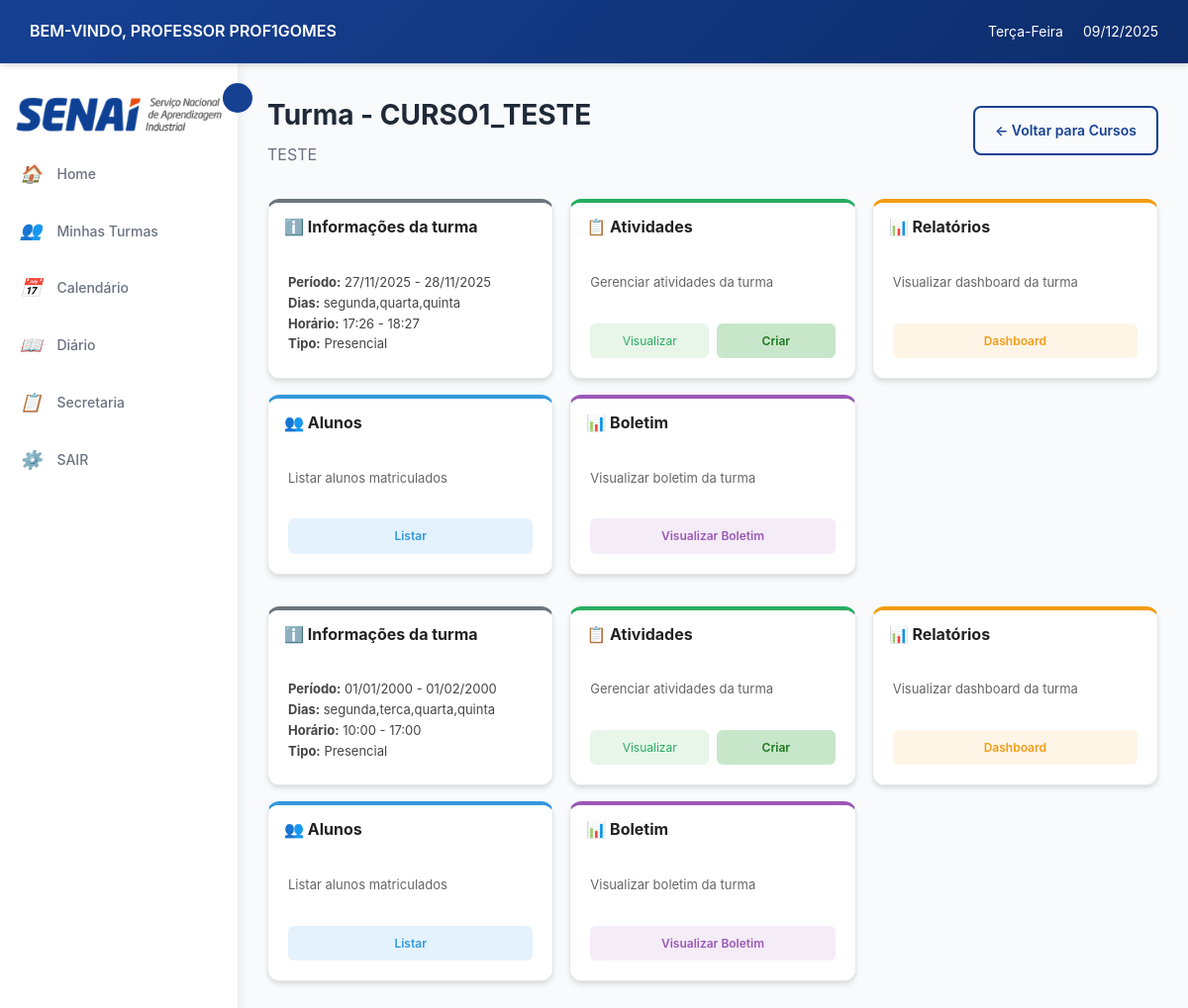
The page /professor/turmas/curso/1/ (signed in) on the database its author committed.
### login/models.py (models this page shows, shortened)
class Usuario(AbstractUser):
    TIPO_USUARIO = [
        ('aluno', 'Aluno'),
        ('professor', 'Professor'),
        ('secretaria', 'Secretaria'),
    ]
    usuario_id = models.AutoField(primary_key=True)
    nome = models.CharField('Nome', max_length=100, blank=True, null=True)
    sobrenome = models.CharField('Sobrenome', max_length=100, blank=True, null=True)
    email = models.EmailField('E-mail', unique=True, default=None)
    data_nascimento = models.DateField('Data de Nascimento', blank=True, null=True)
    contato = models.CharField(max_length=20, unique=True, blank=True, null=True)
    cpf = models.CharField(max_length=14, unique=True, blank=True, null=True)
    endereco = models.TextField('Endereço', blank=True, null=True)
    tipo = models.CharField(max_length=10, choices=TIPO_USUARIO)
    USERNAME_FIELD = 'email'
    REQUIRED_FIELDS = ['nome','sobrenome','cpf', 'tipo', 'username']
    class Meta:
        db_table = 'Usuario'

### cursos/models.py (models this page shows, shortened)
class Curso(models.Model):
    nome = models.CharField(max_length=150, unique=True, verbose_name="Nome do Curso", default="Sem Nome")
    descricao = models.TextField(blank=True, verbose_name="Descrição")
    carga_horaria = models.PositiveIntegerField(verbose_name="Carga Horária (h)", default=40)
    ativo = models.BooleanField(default=True, verbose_name="Ativo")
    disciplinas = models.ManyToManyField('Disciplina', through='GradeCurricular', blank=True, related_name='cursos')
    class Meta:
        verbose_name = "curso"
        verbose_name_plural = "cursos"
        ordering = ["nome"]

class Turma(models.Model):
    TIPO_AULA = [
        ('presencial', 'Presencial'),
        ('semi', 'Semi-presencial'),
        ('ead', 'EAD'),
    ]
    turma_id = models.AutoField(primary_key=True)
    nome = models.CharField(max_length=100, null=True, blank=True)
    curso = models.ForeignKey(Curso, on_delete=models.CASCADE)
    professor = models.ForeignKey('login.professor', on_delete=models.SET_NULL,  # Ou models.SET_DEFAULT
        null=True,                  # Permite NULL
        blank=True,
        default=None)
    data_inicio = models.DateField()
    data_fim = models.DateField( null=True, blank=True)
    dias_semana = models.CharField(max_length=50)
    entrada_horas = models.CharField(max_length=100, null=True, blank=True)
    saida_horas = models.CharField(max_length=100, null=True, blank=True)
    tipo = models.CharField(max_length=10, choices=TIPO_AULA)
    status = models.BooleanField(default=True)
    class Meta:
        db_table = 'Turma'

### professor/views.py (the view)
# urls.py: path('turmas/curso/<int:curso_id>/', views.turmas_por_curso, name='turmas_por_curso'),
@login_required
@professor_required
def turmas_por_curso(request, curso_id):
    professor = Professor.objects.get(usuario=request.user)
    curso = get_object_or_404(Curso, id=curso_id, ativo=True)
    turmas = Turma.objects.filter(
        professor=professor,
        curso=curso,
        status=True
    ).order_by('nome')
    context = {
        'curso': curso,
        'turmas': turmas
    }
    return render(request, 'professor/turmas_por_curso.html', context)

### professor/templates/professor/turmas_por_curso.html (shortened to what this page needs)
{% extends 'professor/base.html' %}
{% load static %}
{% block content %}
<div class="dashboard">
    <div class="dashboard-header">
        <div style="display: flex; justify-content: space-between; align-items: center;">
            <div>
                <h2>Turma - {{ curso.nome }}</h2>
                <p>{{ curso.descricao }}</p>
            </div>
            <a href="{% url 'professor:listar_cursos' %}" class="btn btn-outline-primary">
                ← Voltar para Cursos
            </a>
        </div>
    </div>
    {% if turmas %}
    <div class="dashboard" style="margin-top: 2rem;">
        {% for turma in turmas %}
        <div style="margin-bottom: 2rem;">
            <div class="cards-grid" style="grid-template-columns: repeat(auto-fit, minmax(220px, 1fr)); gap: 1rem;">
                <div class="card" style="display: flex; flex-direction: column; border-top: 4px solid #6c757d;">
                    <div class="card-header" style="background: white; color: #222; padding: 12px 16px;">
                        <span style="font-weight: 700;">ℹ️ Informações da turma</span>
                    </div>
                    <div class="card-body" style="flex-grow: 1; display: flex; flex-direction: column; justify-content: space-between; gap: 8px;">
                        <div style="font-size: 13px; color: #444;">
                            <p style="margin:0;"><strong>Período:</strong> {{ turma.data_inicio|date:"d/m/Y" }}{% if turma.data_fim %} - {{ turma.data_fim|date:"d/m/Y" }}{% endif %}</p>
                            <p style="margin:0;"><strong>Dias:</strong> {{ turma.dias_semana }}</p>
                            <p style="margin:0;"><strong>Horário:</strong> {{ turma.entrada_horas }} - {{ turma.saida_horas }}</p>
                            <p style="margin:0;"><strong>Tipo:</strong> {{ turma.get_tipo_display }}</p>
                        </div>
                    </div>
                </div>
                <div class="card" style="display: flex; flex-direction: column; border-top: 4px solid #27ae60;">
                    <div class="card-header" style="background: white; color: #222; padding: 12px 16px;">
                        <span style="font-weight: 700;">📋 Atividades</span>
                    </div>
                    <div class="card-body" style="flex-grow: 1; display: flex; flex-direction: column; justify-content: space-between;">
                        <p style="font-size: 13px; color: #666; margin-bottom: 1rem;">Gerenciar atividades da turma</p>
                        <div style="display: flex; gap: 8px; flex-wrap: wrap;">
                            <a href="{% url 'professor:listar_atividades' turma.turma_id %}" class="card-btn" style="flex: 1; padding: 8px; text-align: center; border-radius: 6px; background: #e8f5e9; color: #27ae60; text-decoration: none; font-size: 12px;" title="Visualizar atividades">
                                Visualizar
                            </a>
                            <a href="{% url 'atividades:adicionar_atividade' %}?turma={{ turma.turma_id }}" class="card-btn" style="flex: 1; padding: 8px; text-align: center; border-radius: 6px; background: #c8e6c9; color: #1e7620; text-decoration: none; font-weight: 600; font-size: 12px;" title="Criar atividade">
                                Criar
                            </a>
                        </div>
                    </div>
                </div>
                <div class="card" style="display: flex; flex-direction: column; border-top: 4px solid #f39c12;">
                    <div class="card-header" style="background: white; color: #222; padding: 12px 16px;">
                        <span style="font-weight: 700;">📊 Relatórios</span>
                    </div>
                    <div class="card-body" style="flex-grow: 1; display: flex; flex-direction: column; justify-content: space-between;">
                        <p style="font-size: 13px; color: #666; margin-bottom: 1rem;">Visualizar dashboard da turma</p>
                        <a href="{% url 'professor:dashboard_turma_detalhes' turma.turma_id %}" class="card-btn" style="padding: 8px 12px; text-align: center; border-radius: 6px; background: #fef5e7; color: #f39c12; text-decoration: none; font-weight: 600; font-size: 12px;" title="Visualizar dashboard">
                             Dashboard
                        </a>
                    </div>
                </div>
                <div class="card" style="display: flex; flex-direction: column; border-top: 4px solid #3498db;">
                    <div class="card-header" style="background: white; color: #222; padding: 12px 16px;">
                        <span style="font-weight: 700;">👥 Alunos</span>
                    </div>
                    <div class="card-body" style="flex-grow: 1; display: flex; flex-direction: column; justify-content: space-between;">
                        <p style="font-size: 13px; color: #666; margin-bottom: 1rem;">Listar alunos matriculados</p>
                        <a href="{% url 'professor:listar_alunos_turma' turma.turma_id %}" class="card-btn" style="padding: 8px 12px; text-align: center; border-radius: 6px; background: #e3f2fd; color: #3498db; text-decoration: none; font-weight: 600; font-size: 12px;" title="Visualizar alunos">
                             Listar
                        </a>
                    </div>
                </div>
                <div class="card" style="display: flex; flex-direction: column; border-top: 4px solid #9b59b6;">
                    <div class="card-header" style="background: white; color: #222; padding: 12px 16px;">
                        <span style="font-weight: 700;">📊 Boletim</span>
                    </div>
                    <div class="card-body" style="flex-grow: 1; display: flex; flex-direction: column; justify-content: space-between;">
                        <p style="font-size: 13px; color: #666; margin-bottom: 1rem;">Visualizar boletim da turma</p>
                        <a href="{% url 'professor:boletim_turma' turma.turma_id %}" class="card-btn" style="padding: 8px 12px; text-align: center; border-radius: 6px; background: #f4ecf7; color: #9b59b6; text-decoration: none; font-weight: 600; font-size: 12px;" title="Visualizar boletim">
                             Visualizar Boletim
                        </a>
                    </div>
                </div>
            </div>
        </div>
        {% endfor %}
    </div>
    {% endif %}
</div>
{% endblock %}

### professor/templates/professor/base.html (shortened to what this page needs)
{% load static %}
<!DOCTYPE html>
<html lang="pt-br">
<head>
    <link rel="stylesheet" href="{% static 'professor/css/style.css' %}">
</head>
<body>
    <header class="header">
        <div class="header-left">
            <span class="welcome-text">BEM-VINDO, PROFESSOR {{ user.get_full_name|default:user.username|upper }}</span>
        </div>
        <div class="header-right">
            <span class="weekday" id="currentWeekday"></span>
            <span class="date" id="currentDate"></span>
        </div>
    </header>
    <main class="main-container">
        <aside class="sidebar" id="sidebar">
            <img src="{% static 'professor/img/senai_logo.png' %}" alt="SENAI" id="senai-logo-sidebar">
            <button class="sidebar-toggle" id="sidebarToggle"></button>
            <ul class="sidebar-menu">
                <li>
                    <a href="{% url 'professor:home' %}">
                        <i>🏠</i>
                        <span>Home</span>
                    </a>
                </li>
                <li>
                    <a href="{% url 'professor:listar_cursos' %}">
                        <i>👥</i>
                        <span>Minhas Turmas</span>
                    </a>
                </li>
                <li>
                    <a href="{% url 'professor:calendario' %}">
                        <i>📅</i>
                        <span>Calendário</span>
                    </a>
                </li>
                <li>
                    <a href="{% url 'diario:lista_turmas_diario' %}">
                        <i>📖</i>
                        <span>Diário</span>
                    </a>
                </li>
                <li>
                    <a href="{% url 'solicitacao:solicitacaoList' %}">
                        <i>📋</i>
                        <span>Secretaria</span>
                    </a>
                </li>
                <li>
                    <a href="{% url 'logout' %}">
                        <i>⚙️</i>
                        <span>SAIR</span>
                    </a>
                </li>
            </ul>
        </aside>
        <div class="content-area">
            {% block content %}
            {% endblock %}
        </div>
    </main>
</body>
</html>

### professor/static/professor/css/style.css (style rules this page uses)
:root { --azul-principal: #164193; --azul-escuro: #0d2d6b; --azul-claro: #3D7AFF; --azul-suave: #E8EFFD; --azul: #164193; --laranja: #E7490F; --laranja-claro: #ff6b35; --cinza-escuro: #1F2937; --cinza-medio: #6B7280; --cinza-claro: #9CA3AF; --cinza-borda: #E5E7EB; --bg-claro: #F8FAFC; --branco: #FFFFFF; --verde: #27ae60; --vermelho: #e74c3c; --amarelo: #f39c12; --sombra: 0 4px 6px -1px rgba(0, 0, 0, 0.1), 0 2px 4px -1px rgba(0, 0, 0, 0.06); --sombra-hover: 0 20px 25px -5px rgba(0, 0, 0, 0.1), 0 10px 10px -5px rgba(0, 0, 0, 0.04); }
* { margin: 0; padding: 0; box-sizing: border-box; }
body { font-family: 'Inter', 'Segoe UI', sans-serif; background-color: var(--bg-claro); color: var(--cinza-escuro); line-height: 1.6; display: flex; flex-direction: column; min-height: 100vh; }
.header { display: flex; justify-content: space-between; align-items: center; background: linear-gradient(135deg, var(--azul-principal) 0%, var(--azul-escuro) 100%); color: var(--branco); padding: 12px 30px; box-shadow: var(--sombra); position: sticky; top: 0; z-index: 100; }
.header-left { display: flex; align-items: center; gap: 0px; }
.welcome-text { font-weight: 600; font-size: 16px; }
.header-right { display: flex; align-items: center; gap: 20px; }
.weekday, .date { font-size: 14px; }
.main-container { display: flex; flex: 1; overflow: hidden; }
.sidebar { width: 240px; background-color: var(--branco); box-shadow: 2px 0 10px rgba(0, 0, 0, 0.08); display: flex; flex-direction: column; padding: 20px 0; position: relative; transition: width 0.3s ease; z-index: 90; }
.sidebar-toggle { position: absolute; right: -15px; top: 20px; background-color: var(--azul-principal); border: none; color: var(--branco); width: 30px; height: 30px; border-radius: 50%; cursor: pointer; display: flex; align-items: center; justify-content: center; font-size: 14px; transition: all 0.3s ease; z-index: 101; }
.sidebar-menu { list-style: none; padding: 0; margin-top: 0px; }
.sidebar-menu li { margin: 5px 0; }
.sidebar-menu a { display: flex; align-items: center; gap: 15px; padding: 12px 20px; color: var(--cinza-medio); text-decoration: none; transition: all 0.3s ease; font-size: 14px; font-weight: 500; }
.sidebar-menu a i { font-size: 18px; min-width: 20px; text-align: center; }
.content-area { flex: 1; padding: 30px; overflow-y: auto; background-color: var(--bg-claro); }
.dashboard-header { margin-bottom: 30px; }
.dashboard-header h2 { font-size: 28px; color: var(--cinza-escuro); margin-bottom: 5px; }
.dashboard-header p { color: var(--cinza-medio); font-size: 16px; }
.cards-grid { display: grid; grid-template-columns: repeat(4, 1fr); gap: 20px; margin-bottom: 30px; }
.card { background-color: var(--branco); border-radius: 12px; box-shadow: var(--sombra); overflow: hidden; transition: all 0.3s ease; border: 1px solid var(--cinza-borda); height: 100%; display: flex; flex-direction: column; }
.card-header { padding: 15px 20px; color: var(--branco); display: flex; align-items: center; justify-content: space-between; font-weight: 600; }
.card-body { padding: 20px; display: flex; flex-direction: column; gap: 15px; flex-grow: 1; }
.card-btn { background-color: var(--azul-suave); border: none; padding: 8px 12px; border-radius: 6px; cursor: pointer; font-size: 12px; color: var(--azul-principal); transition: all 0.3s ease; display: flex; align-items: center; justify-content: center; gap: 5px; }
.btn { padding: 12px 20px; border-radius: 8px; font-weight: 600; font-size: 14px; cursor: pointer; transition: all 0.3s ease; border: none; display: inline-flex; align-items: center; justify-content: center; gap: 8px; text-decoration: none; }
.btn-outline-primary { background-color: transparent; color: var(--azul-principal); border: 2px solid var(--azul-principal); }
.card:first-child .card-header { background-color: var(--azul); }
.card:nth-child(2) .card-header { background-color: var(--azul); }
.card:nth-child(4) .card-header { background-color: var(--azul); }

### rows shown on the page
Usuario: get_full_name "PROF1GOMES"
Curso: nome "CURSO1_TESTE", descricao "TESTE"
Turma: data_inicio "27/11/2025", data_fim "28/11/2025", dias_semana "segunda,quarta,quinta", entrada_horas "17:26", saida_horas "18:27", tipo "Presencial"
Turma: data_inicio "01/01/2000", data_fim "01/02/2000", dias_semana "segunda,terca,quarta,quinta", entrada_horas "10:00", saida_horas "17:00", tipo "Presencial"
